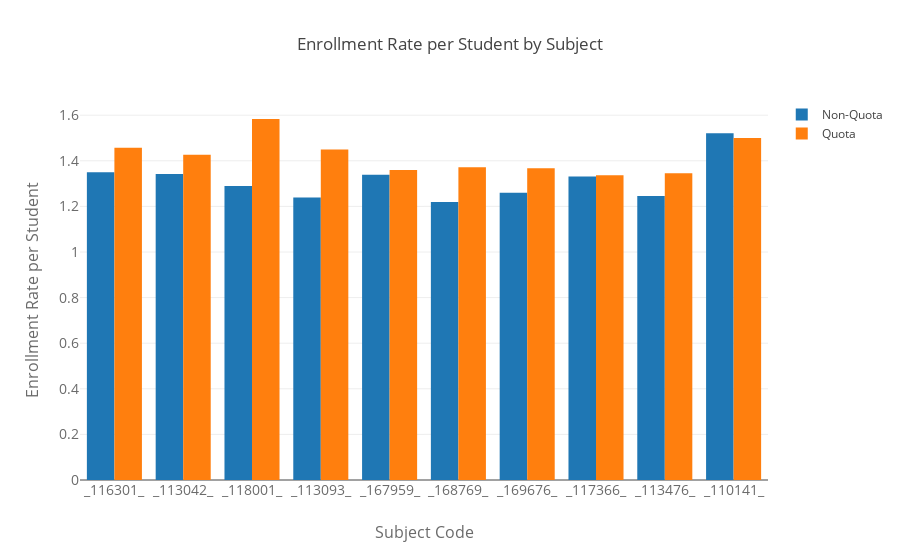

Write notebook code for a chart like this one.
### Code cell
serieNaoCotistas[filteredDisciplinas]


dataNaoCotista = go.Bar(
        x = xAxis,
        y = serieNaoCotistas[filteredDisciplinas],
        name='Non-Quota'
    )


dataCotista = go.Bar(
        x = xAxis,
        y = serieCotistas[filteredDisciplinas],
        name='Quota'
    )

data = [dataNaoCotista, dataCotista]
layout = go.Layout(
    title='Enrollment Rate per Student by Subject',
    xaxis=dict(
        title='Subject Code',
        titlefont=dict(
            size=16,
            color='rgb(107, 107, 107)'
        ),
        tickfont=dict(
            size=14,
            color='rgb(107, 107, 107)'
        )
    ),
    yaxis=dict(
        title='Enrollment Rate per Student',
        titlefont=dict(
            size=16,
            color='rgb(107, 107, 107)'
        ),
        tickfont=dict(
            size=14,
            color='rgb(107, 107, 107)'
        )
    ),
    barmode='group'
)
fig = go.Figure(data=data, layout=layout)
py.iplot(fig, filename='dados')

### Figure 1 — Plotly figure (JSON) as saved in the notebook; plotly's stock layout.template omitted (floating-point values rounded to 4 significant figures)
{"data": [{"name": "Non-Quota", "type": "bar", "uid": "8470a2f7-ee11-4f53-a504-3be96a01e1f6", "x": ["_116301_", "_113042_", "_118001_", "_113093_", "_167959_", "_168769_", "_169676_", "_117366_", "_113476_", "_110141_"], "y": [1.35, 1.342, 1.29, 1.239, 1.338, 1.219, 1.26, 1.331, 1.245, 1.521]}, {"name": "Quota", "type": "bar", "uid": "4f665885-00dd-4892-a606-1492fc6ce31d", "x": ["_116301_", "_113042_", "_118001_", "_113093_", "_167959_", "_168769_", "_169676_", "_117366_", "_113476_", "_110141_"], "y": [1.457, 1.426, 1.583, 1.449, 1.359, 1.371, 1.368, 1.337, 1.346, 1.5]}], "layout": {"barmode": "group", "title": {"text": "Enrollment Rate per Student by Subject"}, "xaxis": {"tickfont": {"color": "rgb(107, 107, 107)", "size": 14}, "title": {"font": {"color": "rgb(107, 107, 107)", "size": 16}, "text": "Subject Code"}}, "yaxis": {"tickfont": {"color": "rgb(107, 107, 107)", "size": 14}, "title": {"font": {"color": "rgb(107, 107, 107)", "size": 16}, "text": "Enrollment Rate per Student"}}}}
